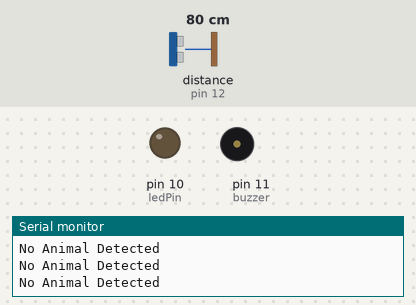
Bench run of a sketch on a simulated Arduino Uno, built with avr-gcc and run on an emulated ATmega328P. Parts: output pins drawn as LEDs (lit = HIGH), buzzer (waves = sounding), the last lines printed to the serial monitor. Wiring (inferred from the names in the program): ultrasonic range finder: trigger pin 13; echo pin 12. The inputs (shaded band) are chosen by the test bench; at power-on: distance to the obstacle (sensor on pin 12) 80 cm. The echo pulse lasts 58.3 µs per cm; pins used as bus, display or sensor lines are not drawn.

Above: at 1.2 s.
1.3 s: distance to the obstacle (sensor on pin 12) set to 65 cm
4.3 s: distance to the obstacle (sensor on pin 12) set to 58 cm
At 5.5 s:
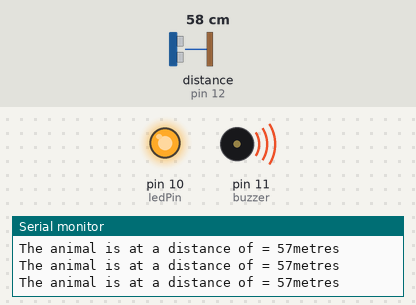
5.8 s: distance to the obstacle (sensor on pin 12) set to 120 cm
At 6.6 s:
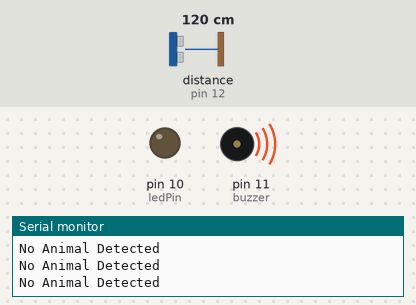
Timing chart, 0 to 8.8 s (numbered marks = the images above; inputs shaded):
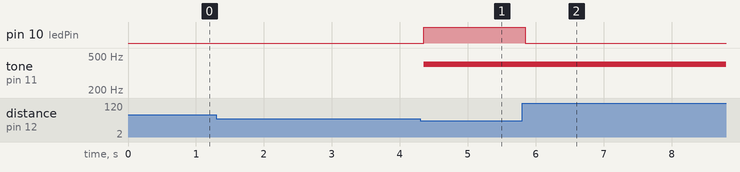

Measured:
- the behaviour switches between 61 and 60 cm on distance to the obstacle (sensor on pin 12) (found by bisection; images 0 and 1)
- after the input at 4.3 s, pin 10 (ledPin): LOW → HIGH after 0.05 s; tone on pin 11 (buzzer): silent → 400 Hz after 0.05 s
- after the input at 5.8 s, pin 10 (ledPin): HIGH → LOW after 0.05 s

The sketch:

super_wolt_snaget1.ino
```cpp
#define trigPin  13
#define echoPin 12


int buzzer = 11; // Buzzer is connected to pin 8
int ledPin= 10;  //LED is connected to pin 6
int duration, distance; /*Measure the distance and time taken by the Animal to reach the Field*/

void setup() {
        Serial.begin (9600);
        /*Define the output and input object devices*/
        pinMode(trigPin, OUTPUT);
        pinMode(echoPin, INPUT);
        pinMode(buzzer, OUTPUT);
        pinMode(ledPin, OUTPUT);
}

void loop() {

    digitalWrite(trigPin, HIGH);
    delayMicroseconds(10);
    digitalWrite(trigPin, LOW);
    duration = pulseIn(echoPin, HIGH);
    distance = (duration/2) / 29.1;
    //when distance is greater than or equal to 60 OR less than or equal to 0,the buzzer and LED are off
  if (distance >= 60 || distance <= 0)
        {
        Serial.println("No Animal Detected");
        digitalWrite(buzzer,LOW);
        digitalWrite(ledPin,LOW);
        }
  else {
        Serial.println("metres");
        Serial.print("The animal is at a distance of = ");
        Serial.print(distance);        //prints the distance if it is between the range 0 to 60
        tone(buzzer,400);              // play tone of 400Hz for 500 ms
        digitalWrite(ledPin,HIGH);
  }
}
```
